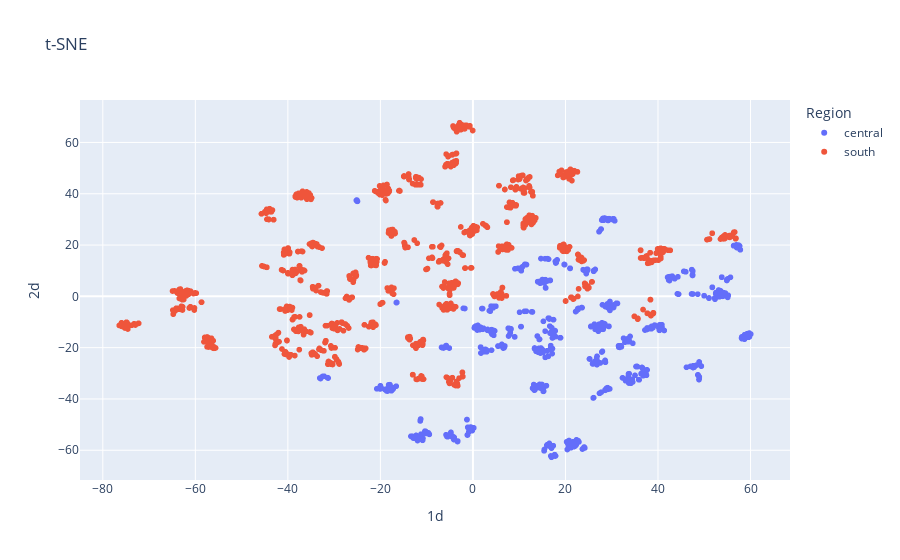

Notebook source saved alongside this figure:
### Code cell
fig = px.scatter(df, x="1d", y="2d", color="Region", title = "t-SNE")
# fig.update_layout(
#     title = "PCA",
#     paper_bgcolor="LightSteelBlue"
# )
fig.show()

# py.plot(fig, filename = "t-sne and region.html")

### Figure 1 — Plotly figure (JSON) as saved in the notebook; plotly's stock layout.template omitted (floating-point values rounded to 4 significant figures; data arrays with more than 128 entries replaced by an {"elided": "..."} marker saying what was removed)
{"data": [{"hovertemplate": "Region=central<br>1d=%{x}<br>2d=%{y}<extra></extra>", "legendgroup": "central", "marker": {"color": "#636efa", "symbol": "circle"}, "mode": "markers", "name": "central", "showlegend": true, "type": "scattergl", "x": {"elided": "796 float values"}, "xaxis": "x", "y": {"elided": "796 float values"}, "yaxis": "y"}, {"hovertemplate": "Region=south<br>1d=%{x}<br>2d=%{y}<extra></extra>", "legendgroup": "south", "marker": {"color": "#EF553B", "symbol": "circle"}, "mode": "markers", "name": "south", "showlegend": true, "type": "scattergl", "x": {"elided": "1293 float values"}, "xaxis": "x", "y": {"elided": "1293 float values"}, "yaxis": "y"}], "layout": {"legend": {"title": {"text": "Region"}, "tracegroupgap": 0}, "title": {"text": "t-SNE"}, "xaxis": {"anchor": "y", "domain": [0, 1], "title": {"text": "1d"}}, "yaxis": {"anchor": "x", "domain": [0, 1], "title": {"text": "2d"}}}}
